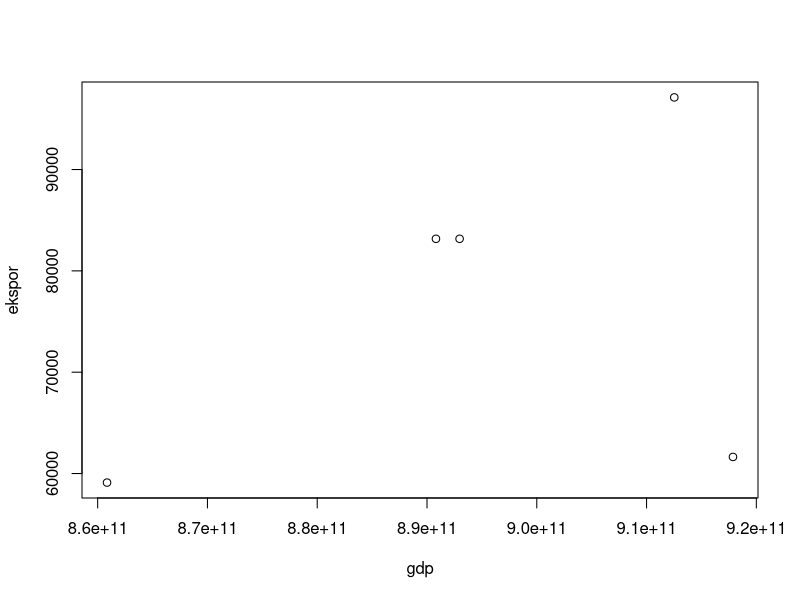

Write the R code that produced this figure.
## ---- chunk 1
#| warning: false
#| echo: true
setwd('D:/metopel ace')
library('tidyverse')
library('readxl')
library('writexl')
## ---- chunk 2
library(readxl)
dat<-read_excel("Book1.xlsx")
head(dat)

## ---- chunk 3
#| label: fig-mpg
#| fig-cap: "City and highway mileage for 38 popular models of cars.Color by number of cylinders"
dat<-read_excel('Book1.xlsx')
plot(dat$gdp,dat$ekspor,xlab="gdp",ylab="ekspor")
## ---- chunk 4
library(readxl)
dat<-read_excel('Book1.xlsx')
head(dat)
## ---- chunk 5
dat<-read_excel('Book1.xlsx')
reg1<-lm(gdp~ekspor,data=dat)
summary(reg1)
